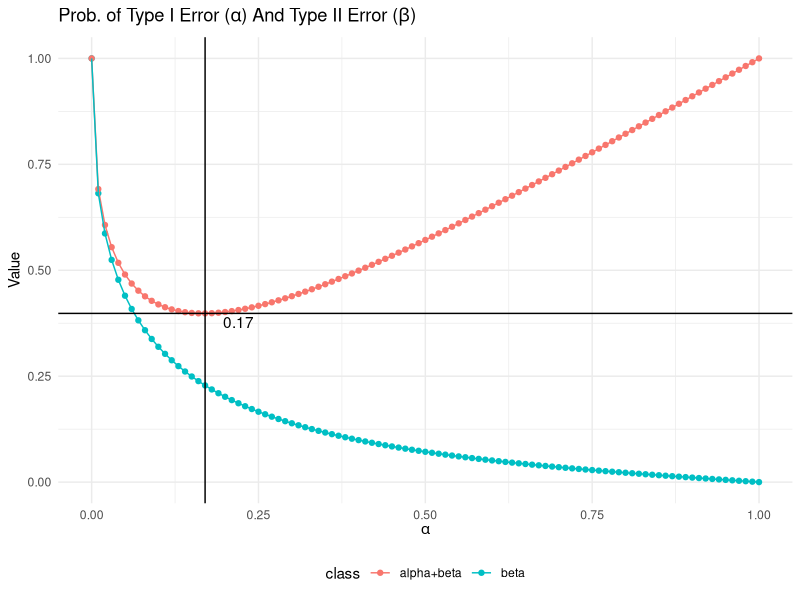
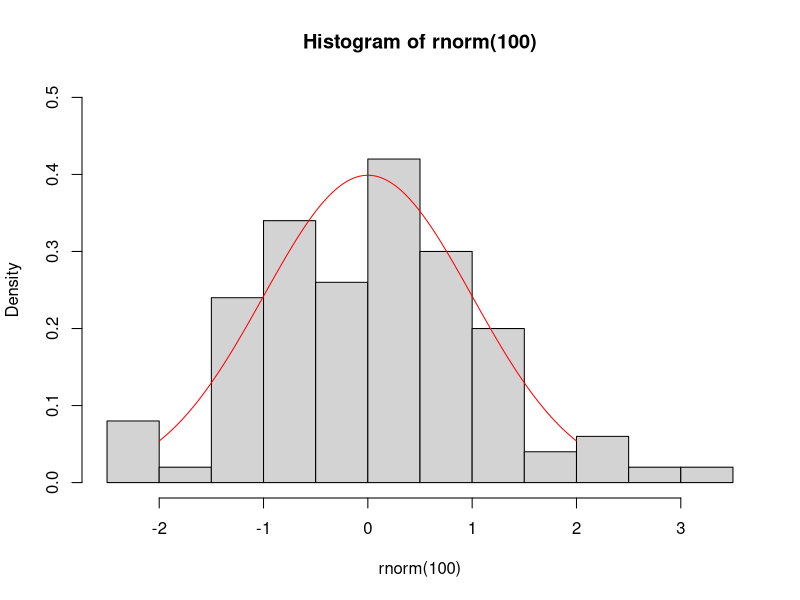
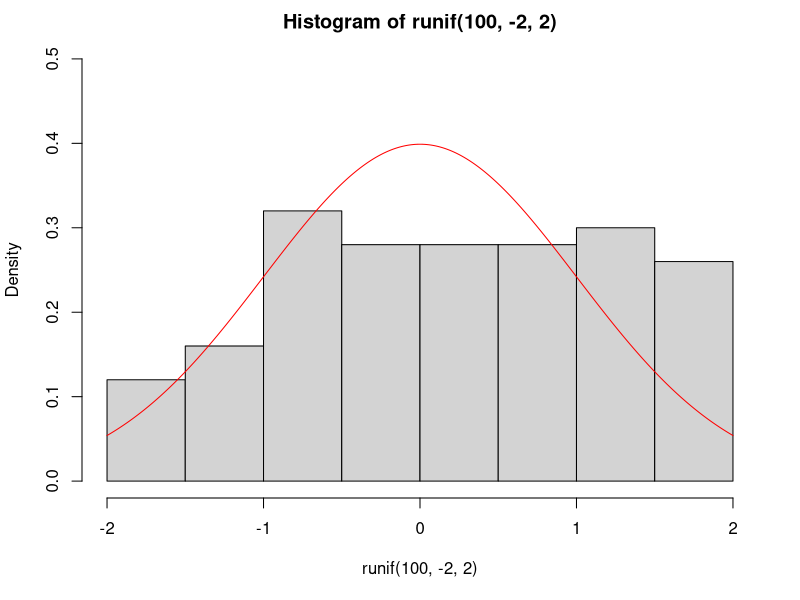
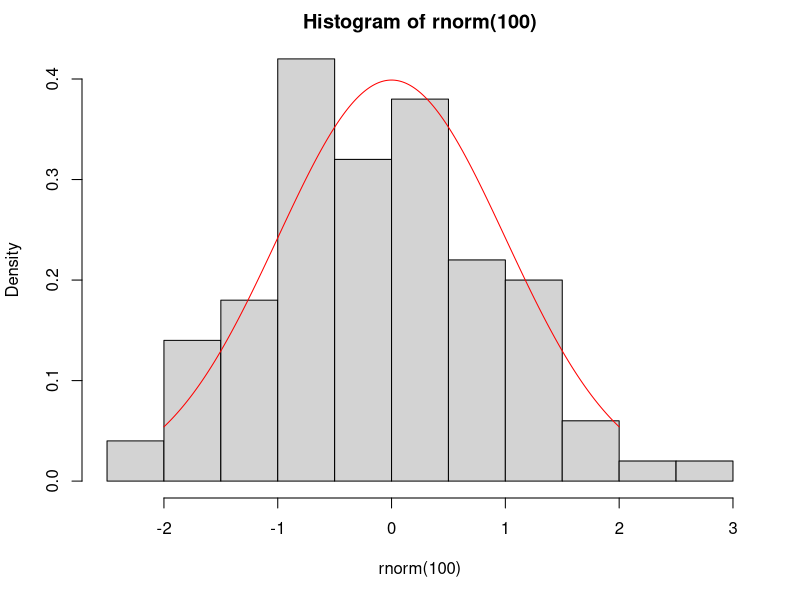
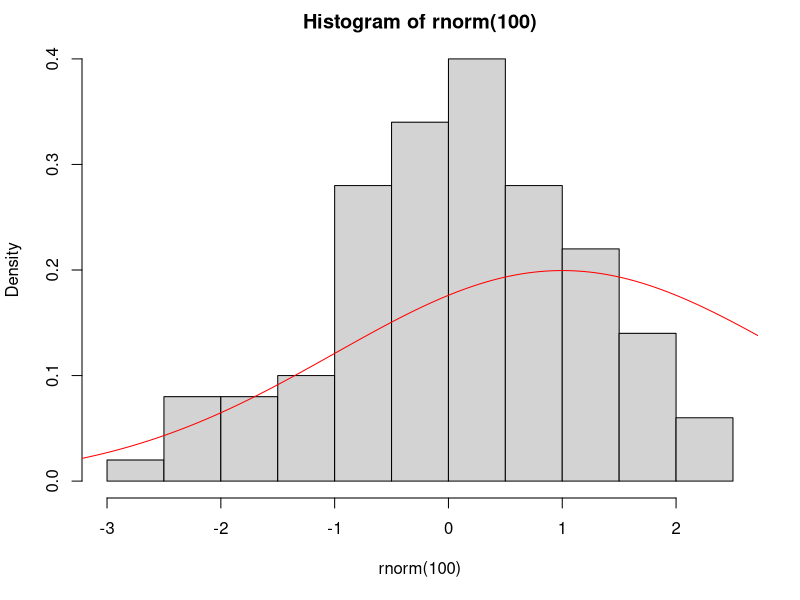
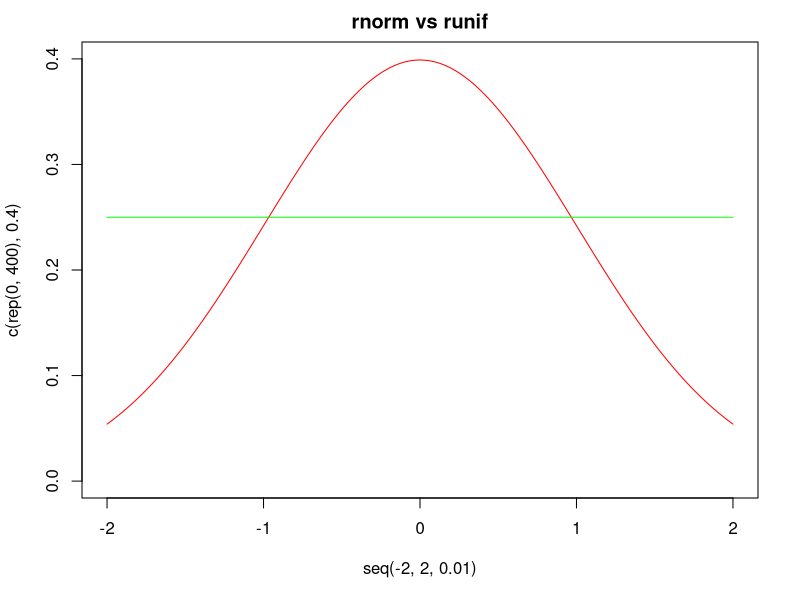
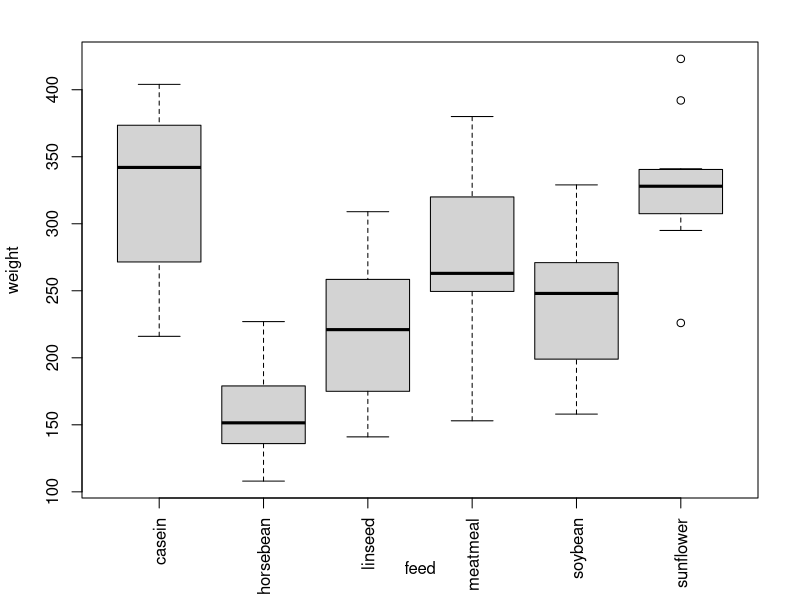
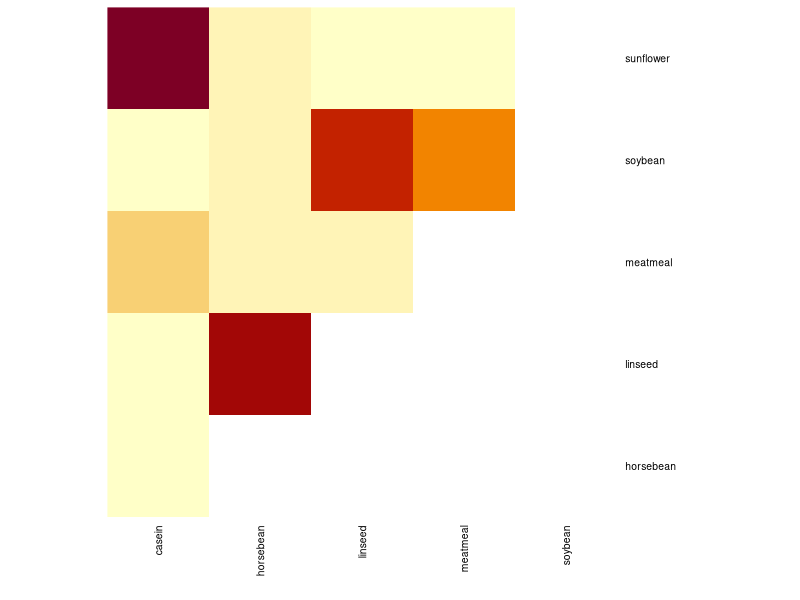

Write the R code that produced these figures, in order.
## ---- chunk 1
## User-defined options come here
knitr::opts_chunk$set(warning = FALSE, message = FALSE, 
                      fig.path = "A04_02_quantitative_files/figure-html/")
## ---- chunk 2
library(pwr)
alpha <- seq(0, 1, 0.01)
beta <- 1 - sapply(alpha, function(a) {
    pwr.t.test(100, d=0.3, sig.level=a)$power})
df <- rbind(
    data.frame(alpha, class="beta", 
               Value=beta),
    data.frame(alpha, class="alpha+beta", 
               Value=alpha+beta))
dfmin <- c(alpha[which.min(alpha+beta)], 
           min(alpha+beta))

library(ggplot2)
ggplot(df, aes(alpha, Value, color=class)) +
    geom_point() + geom_line() +
    geom_vline(xintercept=dfmin[1]) +
    geom_hline(yintercept=dfmin[2]) +
    annotate("text", label=dfmin[1], 
        x=dfmin[1]+0.05, y=dfmin[2]-0.02) +
    ggtitle(expression(paste(
        "Prob. of Type I Error (", 
        alpha, ") And Type II Error (",
        beta, ")"))) +
    xlab(expression(alpha)) + 
    theme_minimal() + 
    theme(legend.position='bottom')
## ---- chunk 3
hist(rnorm(100), freq=FALSE, ylim=c(0, 0.5))
lines(seq(-2, 2, 0.01), dnorm(seq(-2, 2, 0.01), 0, 1), col="red")
## ---- chunk 4
par(mar=c(5.1, 4.1, 2.1, 2.1))
hist(runif(100, -2, 2), freq=FALSE, ylim=c(0, 0.5))
lines(seq(-2, 2, 0.01), dnorm(seq(-2, 2, 0.01), 0, 1), col="red")
## ---- chunk 5
par(mar=c(5.1, 4.1, 2.1, 2.1))
hist(rnorm(100), freq=FALSE)
lines(seq(-2, 2, 0.01), dnorm(seq(-2, 2, 0.01), 0, 1), col="red")
## ---- chunk 6
par(mar=c(5.1, 4.1, 2.1, 2.1))
hist(rnorm(100), freq=FALSE)
lines(seq(-4, 4, 0.01), dnorm(seq(-4, 4, 0.01), 1, 2), col="red")
## ---- chunk 7
x <- rnorm(50)
y <- runif(30, -2, 2)
par(mar=c(5.1, 4.1, 2.1, 2.1))
plot(seq(-2,2,0.01), c(rep(0,400), 0.4),type="n", main="rnorm vs runif")
lines(seq(-2,2,0.01), dnorm(seq(-2,2,0.01)), col="red")
lines(seq(-2,2,0.01), dunif(seq(-2,2,0.01), min=-2, max=2), col="green")
## ---- chunk 8
par(mar=c(5.1, 4.1, 2.1, 2.1))
boxplot(weight~feed, chickwts, las=3)
## ---- chunk 9
a <- with(chickwts, pairwise.t.test(weight, feed))
par(mar=c(5.1, 4.1, 2.1, 2.1))
heatmap(a$p.value, scale="column", Rowv=NA, Colv=NA, cexRow=0.75, cexCol=0.75)
## ---- chunk 10
library(ggplot2)
npk1 <- reshape2::melt(npk, id=c("yield","block"))
npk1 <- reshape2::dcast(npk1, variable+value~., mean, value.var="yield")
names(npk1) <- c("Fertilizer", "Apply", "Yield")
ggplot(npk1, aes(Fertilizer, Yield, color=Apply, fill=Apply)) + 
    geom_bar(stat="identity", position="dodge") + 
    theme_minimal() + ggtitle("收成和氮磷钾肥之施用") +
    theme(legend.position = "bottom")
## ---- chunk 11
npk1 <- reshape2::melt(npk, id=c("block", "yield"))
npk1 <- reshape2::dcast(npk1, variable+value+block~., mean, value.var="yield")
names(npk1) <- c("Fertilizer", "Apply", "block", "Yield")
ggplot(npk1, aes(Fertilizer, Yield, color=Apply, fill=Apply)) + 
    geom_bar(stat="identity", position="dodge") + 
    theme_minimal() + facet_wrap(~block, nrow=2) +
    ggtitle("各地块收成和氮磷钾肥之施用")
## ---- chunk 12
par(mar=c(5.1, 4.1, 2.1, 2.1))
boxplot(Ozone ~ Month, data = airquality)
